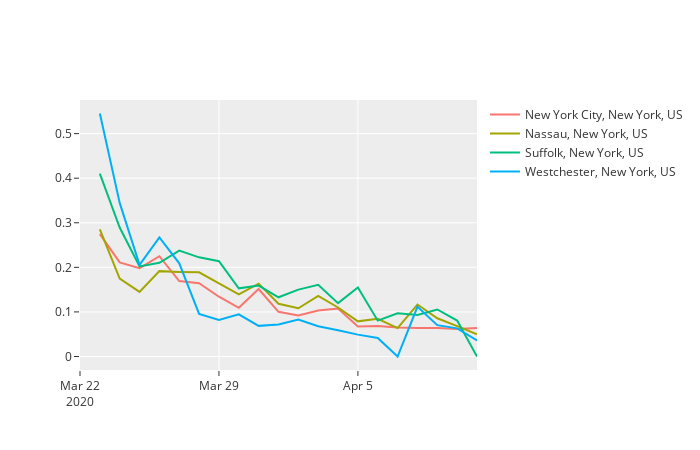

The notebook cell saved with this chart:
### Code cell
fig = go.Figure()
for place in top_hotspots[:4]:
    place_df = covid_us_df[covid_us_df['Combined_Key'] == place]
    fig.add_trace(go.Scatter(x=place_df['date'], y=place_df['Confirmed_Rate'], mode='lines', name=place))
    
fig.update_layout(
    autosize=False,
    template='ggplot2')
fig.show()
